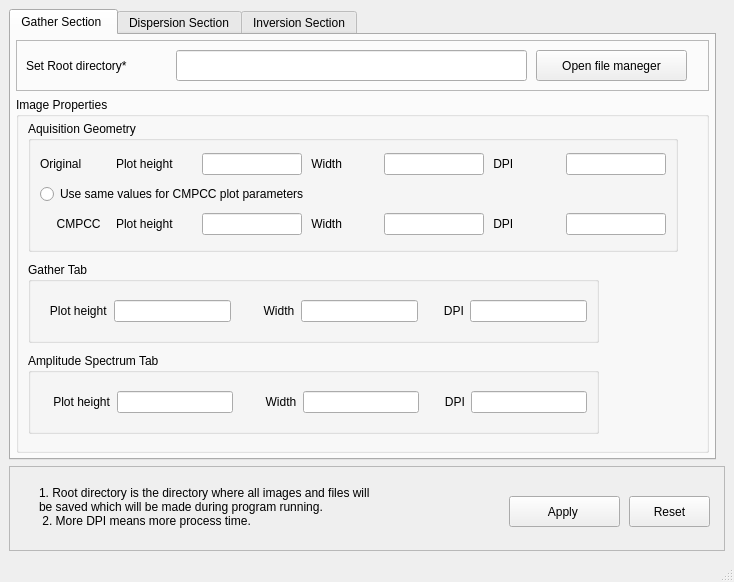
<?xml version="1.0" encoding="UTF-8"?>
<ui version="4.0">
 <class>MainWindow</class>
 <widget class="QMainWindow" name="MainWindow">
  <property name="geometry">
   <rect>
    <x>0</x>
    <y>0</y>
    <width>734</width>
    <height>582</height>
   </rect>
  </property>
  <property name="windowTitle">
   <string>SurfWaver - Preference edit</string>
  </property>
  <property name="windowIcon">
   <iconset>
    <normaloff>../icons/logo.png</normaloff>../icons/logo.png</iconset>
  </property>
  <widget class="QWidget" name="centralwidget">
   <layout class="QVBoxLayout" name="verticalLayout_5">
    <item>
     <widget class="QTabWidget" name="tabWidget">
      <property name="maximumSize">
       <size>
        <width>707</width>
        <height>451</height>
       </size>
      </property>
      <property name="styleSheet">
       <string notr="true">font: 75 10pt &quot;Verdana&quot;;</string>
      </property>
      <property name="currentIndex">
       <number>0</number>
      </property>
      <widget class="QWidget" name="tab">
       <attribute name="title">
        <string>Gather Section </string>
       </attribute>
       <layout class="QVBoxLayout" name="verticalLayout">
        <property name="leftMargin">
         <number>5</number>
        </property>
        <property name="topMargin">
         <number>5</number>
        </property>
        <property name="rightMargin">
         <number>5</number>
        </property>
        <property name="bottomMargin">
         <number>5</number>
        </property>
        <item>
         <widget class="QFrame" name="frame_2">
          <property name="maximumSize">
           <size>
            <width>16777215</width>
            <height>51</height>
           </size>
          </property>
          <property name="frameShape">
           <enum>QFrame::StyledPanel</enum>
          </property>
          <property name="frameShadow">
           <enum>QFrame::Raised</enum>
          </property>
          <widget class="QLabel" name="label">
           <property name="geometry">
            <rect>
             <x>10</x>
             <y>10</y>
             <width>131</width>
             <height>31</height>
            </rect>
           </property>
           <property name="maximumSize">
            <size>
             <width>131</width>
             <height>31</height>
            </size>
           </property>
           <property name="text">
            <string>Set Root directory*</string>
           </property>
          </widget>
          <widget class="QLineEdit" name="rootdir">
           <property name="geometry">
            <rect>
             <x>160</x>
             <y>10</y>
             <width>351</width>
             <height>31</height>
            </rect>
           </property>
          </widget>
          <widget class="QPushButton" name="gs_selct_dir_btn">
           <property name="geometry">
            <rect>
             <x>520</x>
             <y>10</y>
             <width>151</width>
             <height>31</height>
            </rect>
           </property>
           <property name="minimumSize">
            <size>
             <width>151</width>
             <height>31</height>
            </size>
           </property>
           <property name="maximumSize">
            <size>
             <width>151</width>
             <height>31</height>
            </size>
           </property>
           <property name="text">
            <string>Open file maneger</string>
           </property>
          </widget>
         </widget>
        </item>
        <item>
         <widget class="QGroupBox" name="groupBox">
          <property name="title">
           <string>Image Properties</string>
          </property>
          <layout class="QVBoxLayout" name="verticalLayout_2">
           <property name="leftMargin">
            <number>9</number>
           </property>
           <property name="topMargin">
            <number>0</number>
           </property>
           <property name="bottomMargin">
            <number>9</number>
           </property>
           <item>
            <widget class="QGroupBox" name="groupBox_2">
             <property name="maximumSize">
              <size>
               <width>650</width>
               <height>131</height>
              </size>
             </property>
             <property name="title">
              <string>Aquisition Geometry</string>
             </property>
             <layout class="QGridLayout" name="gridLayout">
              <item row="0" column="0">
               <widget class="QLabel" name="label_26">
                <property name="text">
                 <string>Original        </string>
                </property>
               </widget>
              </item>
              <item row="0" column="6">
               <widget class="QLineEdit" name="gsagoridpi">
                <property name="minimumSize">
                 <size>
                  <width>100</width>
                  <height>0</height>
                 </size>
                </property>
                <property name="maximumSize">
                 <size>
                  <width>100</width>
                  <height>16777215</height>
                 </size>
                </property>
               </widget>
              </item>
              <item row="0" column="5">
               <widget class="QLabel" name="label_23">
                <property name="text">
                 <string> DPI</string>
                </property>
               </widget>
              </item>
              <item row="2" column="1">
               <widget class="QLabel" name="label_20">
                <property name="text">
                 <string>Plot height</string>
                </property>
               </widget>
              </item>
              <item row="2" column="3">
               <widget class="QLabel" name="label_19">
                <property name="maximumSize">
                 <size>
                  <width>78</width>
                  <height>22</height>
                 </size>
                </property>
                <property name="text">
                 <string> Width</string>
                </property>
               </widget>
              </item>
              <item row="1" column="0" colspan="4">
               <widget class="QRadioButton" name="radioButton">
                <property name="text">
                 <string>Use same values for CMPCC plot parameters</string>
                </property>
               </widget>
              </item>
              <item row="2" column="2">
               <widget class="QLineEdit" name="gsagcmpcch">
                <property name="minimumSize">
                 <size>
                  <width>100</width>
                  <height>0</height>
                 </size>
                </property>
                <property name="maximumSize">
                 <size>
                  <width>100</width>
                  <height>16777215</height>
                 </size>
                </property>
               </widget>
              </item>
              <item row="2" column="4">
               <widget class="QLineEdit" name="gsagcmpccw">
                <property name="minimumSize">
                 <size>
                  <width>100</width>
                  <height>0</height>
                 </size>
                </property>
                <property name="maximumSize">
                 <size>
                  <width>100</width>
                  <height>16777215</height>
                 </size>
                </property>
               </widget>
              </item>
              <item row="0" column="4">
               <widget class="QLineEdit" name="gsagoriw">
                <property name="minimumSize">
                 <size>
                  <width>100</width>
                  <height>0</height>
                 </size>
                </property>
                <property name="maximumSize">
                 <size>
                  <width>100</width>
                  <height>16777215</height>
                 </size>
                </property>
               </widget>
              </item>
              <item row="0" column="2">
               <widget class="QLineEdit" name="gsagorih">
                <property name="minimumSize">
                 <size>
                  <width>100</width>
                  <height>0</height>
                 </size>
                </property>
                <property name="maximumSize">
                 <size>
                  <width>100</width>
                  <height>16777215</height>
                 </size>
                </property>
               </widget>
              </item>
              <item row="2" column="6">
               <widget class="QLineEdit" name="gsagcmpccdpi">
                <property name="minimumSize">
                 <size>
                  <width>100</width>
                  <height>0</height>
                 </size>
                </property>
                <property name="maximumSize">
                 <size>
                  <width>100</width>
                  <height>16777215</height>
                 </size>
                </property>
               </widget>
              </item>
              <item row="0" column="1">
               <widget class="QLabel" name="label_24">
                <property name="minimumSize">
                 <size>
                  <width>80</width>
                  <height>0</height>
                 </size>
                </property>
                <property name="text">
                 <string>Plot height</string>
                </property>
               </widget>
              </item>
              <item row="0" column="3">
               <widget class="QLabel" name="label_21">
                <property name="text">
                 <string> Width</string>
                </property>
               </widget>
              </item>
              <item row="2" column="0">
               <widget class="QLabel" name="label_22">
                <property name="text">
                 <string>     CMPCC  </string>
                </property>
               </widget>
              </item>
              <item row="2" column="5">
               <widget class="QLabel" name="label_25">
                <property name="text">
                 <string> DPI</string>
                </property>
               </widget>
              </item>
             </layout>
            </widget>
           </item>
           <item>
            <widget class="QGroupBox" name="groupBox_3">
             <property name="maximumSize">
              <size>
               <width>571</width>
               <height>81</height>
              </size>
             </property>
             <property name="title">
              <string>Gather Tab</string>
             </property>
             <layout class="QGridLayout" name="gridLayout_2">
              <item row="0" column="0">
               <widget class="QLabel" name="label_29">
                <property name="text">
                 <string>   Plot height</string>
                </property>
               </widget>
              </item>
              <item row="0" column="1">
               <widget class="QLineEdit" name="gsgth"/>
              </item>
              <item row="0" column="2">
               <widget class="QLabel" name="label_27">
                <property name="text">
                 <string>        Width</string>
                </property>
               </widget>
              </item>
              <item row="0" column="3">
               <widget class="QLineEdit" name="gsgtw"/>
              </item>
              <item row="0" column="4">
               <widget class="QLabel" name="label_28">
                <property name="text">
                 <string>      DPI</string>
                </property>
               </widget>
              </item>
              <item row="0" column="5">
               <widget class="QLineEdit" name="gsgtdpi"/>
              </item>
             </layout>
            </widget>
           </item>
           <item>
            <widget class="QGroupBox" name="groupBox_4">
             <property name="maximumSize">
              <size>
               <width>571</width>
               <height>81</height>
              </size>
             </property>
             <property name="title">
              <string>Amplitude Spectrum Tab</string>
             </property>
             <layout class="QGridLayout" name="gridLayout_3">
              <item row="0" column="4">
               <widget class="QLabel" name="label_32">
                <property name="text">
                 <string>      DPI</string>
                </property>
               </widget>
              </item>
              <item row="0" column="0">
               <widget class="QLabel" name="label_30">
                <property name="text">
                 <string>    Plot height</string>
                </property>
               </widget>
              </item>
              <item row="0" column="2">
               <widget class="QLabel" name="label_31">
                <property name="text">
                 <string>        Width</string>
                </property>
               </widget>
              </item>
              <item row="0" column="5">
               <widget class="QLineEdit" name="gsastdpi"/>
              </item>
              <item row="0" column="1">
               <widget class="QLineEdit" name="gsasth"/>
              </item>
              <item row="0" column="3">
               <widget class="QLineEdit" name="gsastw"/>
              </item>
             </layout>
            </widget>
           </item>
          </layout>
         </widget>
        </item>
       </layout>
      </widget>
      <widget class="QWidget" name="tab_2">
       <attribute name="title">
        <string>Dispersion Section</string>
       </attribute>
       <layout class="QVBoxLayout" name="verticalLayout_3">
        <item>
         <widget class="QGroupBox" name="DataDispGrpBox">
          <property name="maximumSize">
           <size>
            <width>683</width>
            <height>111</height>
           </size>
          </property>
          <property name="styleSheet">
           <string notr="true">font: 75 12pt &quot;Verdana&quot;;</string>
          </property>
          <property name="title">
           <string>Dispersion Parameters</string>
          </property>
          <layout class="QGridLayout" name="gridLayout_4">
           <item row="0" column="0" colspan="2">
            <widget class="QLabel" name="label_18">
             <property name="styleSheet">
              <string notr="true">font: 10pt &quot;Calibri&quot;;</string>
             </property>
             <property name="text">
              <string>Trim             Start</string>
             </property>
            </widget>
           </item>
           <item row="0" column="2">
            <widget class="QLineEdit" name="trStrt_edt">
             <property name="maximumSize">
              <size>
               <width>100</width>
               <height>16777215</height>
              </size>
             </property>
             <property name="styleSheet">
              <string notr="true">background:rgb(255, 255, 255)</string>
             </property>
             <property name="text">
              <string>0.0</string>
             </property>
            </widget>
           </item>
           <item row="0" column="3">
            <widget class="QLabel" name="label_4">
             <property name="styleSheet">
              <string notr="true">font: 10pt &quot;Calibri&quot;;</string>
             </property>
             <property name="text">
              <string> End</string>
             </property>
            </widget>
           </item>
           <item row="0" column="4">
            <widget class="QLineEdit" name="trEnd_edt">
             <property name="maximumSize">
              <size>
               <width>100</width>
               <height>16777215</height>
              </size>
             </property>
             <property name="styleSheet">
              <string notr="true">background:rgb(255, 255, 255)</string>
             </property>
             <property name="text">
              <string>1.0</string>
             </property>
            </widget>
           </item>
           <item row="0" column="5">
            <widget class="QLabel" name="label_12">
             <property name="styleSheet">
              <string notr="true">font: 10pt &quot;Cambria&quot;;</string>
             </property>
             <property name="text">
              <string>Noise</string>
             </property>
            </widget>
           </item>
           <item row="0" column="6">
            <widget class="QLabel" name="label_11">
             <property name="styleSheet">
              <string notr="true">font: 10pt &quot;Calibri&quot;;</string>
             </property>
             <property name="text">
              <string>Start</string>
             </property>
            </widget>
           </item>
           <item row="0" column="7" colspan="2">
            <widget class="QLineEdit" name="nStrt_edt">
             <property name="maximumSize">
              <size>
               <width>100</width>
               <height>16777215</height>
              </size>
             </property>
             <property name="styleSheet">
              <string notr="true">background:rgb(255, 255, 255)</string>
             </property>
             <property name="text">
              <string>0.6</string>
             </property>
            </widget>
           </item>
           <item row="0" column="9">
            <widget class="QLabel" name="label_10">
             <property name="styleSheet">
              <string notr="true">font: 10pt &quot;Calibri&quot;;</string>
             </property>
             <property name="text">
              <string>End</string>
             </property>
            </widget>
           </item>
           <item row="0" column="10">
            <widget class="QLineEdit" name="nEnd_edt">
             <property name="maximumSize">
              <size>
               <width>100</width>
               <height>16777215</height>
              </size>
             </property>
             <property name="styleSheet">
              <string notr="true">background:rgb(255, 255, 255)</string>
             </property>
             <property name="text">
              <string>0.9</string>
             </property>
            </widget>
           </item>
           <item row="1" column="0">
            <widget class="QLabel" name="label_6">
             <property name="styleSheet">
              <string notr="true">font: 10pt &quot;Cambria&quot;;</string>
             </property>
             <property name="text">
              <string>Frequency</string>
             </property>
            </widget>
           </item>
           <item row="1" column="1">
            <widget class="QLabel" name="label_13">
             <property name="styleSheet">
              <string notr="true">font: 10pt &quot;Calibri&quot;;</string>
             </property>
             <property name="text">
              <string> Min</string>
             </property>
            </widget>
           </item>
           <item row="1" column="2">
            <widget class="QLineEdit" name="fMin_edt">
             <property name="maximumSize">
              <size>
               <width>100</width>
               <height>16777215</height>
              </size>
             </property>
             <property name="styleSheet">
              <string notr="true">background:rgb(255, 255, 255)</string>
             </property>
             <property name="text">
              <string>10</string>
             </property>
            </widget>
           </item>
           <item row="1" column="3">
            <widget class="QLabel" name="label_5">
             <property name="styleSheet">
              <string notr="true">font: 10pt &quot;Calibri&quot;;</string>
             </property>
             <property name="text">
              <string>Max</string>
             </property>
            </widget>
           </item>
           <item row="1" column="4">
            <widget class="QLineEdit" name="fmax_edt">
             <property name="maximumSize">
              <size>
               <width>100</width>
               <height>16777215</height>
              </size>
             </property>
             <property name="styleSheet">
              <string notr="true">background:rgb(255, 255, 255)</string>
             </property>
             <property name="text">
              <string>100</string>
             </property>
            </widget>
           </item>
           <item row="1" column="5">
            <widget class="QLabel" name="label_14">
             <property name="styleSheet">
              <string notr="true">font: 10pt &quot;Cambria&quot;;</string>
             </property>
             <property name="text">
              <string>Velocity</string>
             </property>
            </widget>
           </item>
           <item row="1" column="6">
            <widget class="QLabel" name="label_17">
             <property name="styleSheet">
              <string notr="true">font: 10pt &quot;Calibri&quot;;</string>
             </property>
             <property name="text">
              <string>Min</string>
             </property>
            </widget>
           </item>
           <item row="1" column="7" colspan="2">
            <widget class="QLineEdit" name="vMin_edt">
             <property name="maximumSize">
              <size>
               <width>100</width>
               <height>16777215</height>
              </size>
             </property>
             <property name="styleSheet">
              <string notr="true">background:rgb(255, 255, 255)</string>
             </property>
             <property name="text">
              <string>100</string>
             </property>
            </widget>
           </item>
           <item row="1" column="9">
            <widget class="QLabel" name="label_15">
             <property name="styleSheet">
              <string notr="true">font: 10pt &quot;Calibri&quot;;</string>
             </property>
             <property name="text">
              <string>Max</string>
             </property>
            </widget>
           </item>
           <item row="1" column="10">
            <widget class="QLineEdit" name="vMax_edt">
             <property name="maximumSize">
              <size>
               <width>100</width>
               <height>16777215</height>
              </size>
             </property>
             <property name="styleSheet">
              <string notr="true">background:rgb(255, 255, 255)</string>
             </property>
             <property name="text">
              <string>500</string>
             </property>
            </widget>
           </item>
           <item row="2" column="0">
            <widget class="QLabel" name="label_8">
             <property name="styleSheet">
              <string notr="true">font: 10pt &quot;Cambria&quot;;</string>
             </property>
             <property name="text">
              <string>Signal</string>
             </property>
            </widget>
           </item>
           <item row="2" column="1">
            <widget class="QLabel" name="label_9">
             <property name="styleSheet">
              <string notr="true">font: 10pt &quot;Calibri&quot;;</string>
             </property>
             <property name="text">
              <string>Start</string>
             </property>
            </widget>
           </item>
           <item row="2" column="2">
            <widget class="QLineEdit" name="sigStrt_edt">
             <property name="maximumSize">
              <size>
               <width>100</width>
               <height>16777215</height>
              </size>
             </property>
             <property name="styleSheet">
              <string notr="true">background:rgb(255, 255, 255)</string>
             </property>
             <property name="text">
              <string>0.0</string>
             </property>
            </widget>
           </item>
           <item row="2" column="3">
            <widget class="QLabel" name="label_7">
             <property name="styleSheet">
              <string notr="true">font: 10pt &quot;Calibri&quot;;</string>
             </property>
             <property name="text">
              <string>End</string>
             </property>
            </widget>
           </item>
           <item row="2" column="4">
            <widget class="QLineEdit" name="sigEnd_edt">
             <property name="maximumSize">
              <size>
               <width>100</width>
               <height>16777215</height>
              </size>
             </property>
             <property name="styleSheet">
              <string notr="true">background:rgb(255, 255, 255)</string>
             </property>
             <property name="text">
              <string>0.6</string>
             </property>
            </widget>
           </item>
           <item row="2" column="5" colspan="3">
            <widget class="QLabel" name="label_16">
             <property name="styleSheet">
              <string notr="true">font: 10pt &quot;Cambria&quot;;</string>
             </property>
             <property name="text">
              <string>Velocity steps</string>
             </property>
            </widget>
           </item>
           <item row="2" column="8">
            <widget class="QLineEdit" name="vstep">
             <property name="maximumSize">
              <size>
               <width>100</width>
               <height>16777215</height>
              </size>
             </property>
             <property name="styleSheet">
              <string notr="true">background:rgb(255, 255, 255)</string>
             </property>
             <property name="text">
              <string>100</string>
             </property>
            </widget>
           </item>
          </layout>
         </widget>
        </item>
        <item>
         <widget class="QGroupBox" name="groupBox_5">
          <property name="title">
           <string>Image Properties</string>
          </property>
          <widget class="QGroupBox" name="gsection">
           <property name="geometry">
            <rect>
             <x>10</x>
             <y>26</y>
             <width>571</width>
             <height>81</height>
            </rect>
           </property>
           <property name="maximumSize">
            <size>
             <width>571</width>
             <height>81</height>
            </size>
           </property>
           <property name="title">
            <string>Gather Section</string>
           </property>
           <layout class="QGridLayout" name="gridLayout_5">
            <item row="0" column="0">
             <widget class="QLabel" name="label_41">
              <property name="text">
               <string>   Plot height</string>
              </property>
             </widget>
            </item>
            <item row="0" column="5">
             <widget class="QLineEdit" name="dsgsdpi"/>
            </item>
            <item row="0" column="1">
             <widget class="QLineEdit" name="dsgsh"/>
            </item>
            <item row="0" column="2">
             <widget class="QLabel" name="label_42">
              <property name="text">
               <string>        Width</string>
              </property>
             </widget>
            </item>
            <item row="0" column="4">
             <widget class="QLabel" name="label_43">
              <property name="text">
               <string>      DPI</string>
              </property>
             </widget>
            </item>
            <item row="0" column="3">
             <widget class="QLineEdit" name="dsgsw"/>
            </item>
           </layout>
          </widget>
          <widget class="QGroupBox" name="groupBox_8">
           <property name="geometry">
            <rect>
             <x>10</x>
             <y>110</y>
             <width>571</width>
             <height>81</height>
            </rect>
           </property>
           <property name="maximumSize">
            <size>
             <width>571</width>
             <height>81</height>
            </size>
           </property>
           <property name="title">
            <string>Geometry Section</string>
           </property>
           <layout class="QGridLayout" name="gridLayout_6">
            <item row="0" column="4">
             <widget class="QLabel" name="label_44">
              <property name="text">
               <string>      DPI</string>
              </property>
             </widget>
            </item>
            <item row="0" column="0">
             <widget class="QLabel" name="label_45">
              <property name="text">
               <string>    Plot height</string>
              </property>
             </widget>
            </item>
            <item row="0" column="2">
             <widget class="QLabel" name="label_46">
              <property name="text">
               <string>        Width</string>
              </property>
             </widget>
            </item>
            <item row="0" column="5">
             <widget class="QLineEdit" name="dsgeosdpi"/>
            </item>
            <item row="0" column="1">
             <widget class="QLineEdit" name="dsgeosh"/>
            </item>
            <item row="0" column="3">
             <widget class="QLineEdit" name="dsgeosw"/>
            </item>
           </layout>
          </widget>
          <widget class="QGroupBox" name="groupBox_9">
           <property name="geometry">
            <rect>
             <x>10</x>
             <y>200</y>
             <width>571</width>
             <height>81</height>
            </rect>
           </property>
           <property name="maximumSize">
            <size>
             <width>571</width>
             <height>81</height>
            </size>
           </property>
           <property name="title">
            <string>Dispersion curve Section</string>
           </property>
           <layout class="QGridLayout" name="gridLayout_7">
            <item row="0" column="0">
             <widget class="QLabel" name="label_47">
              <property name="text">
               <string>   Plot height</string>
              </property>
             </widget>
            </item>
            <item row="0" column="1">
             <widget class="QLineEdit" name="dsdcsh"/>
            </item>
            <item row="0" column="2">
             <widget class="QLabel" name="label_48">
              <property name="text">
               <string>        Width</string>
              </property>
             </widget>
            </item>
            <item row="0" column="3">
             <widget class="QLineEdit" name="dsdcsw"/>
            </item>
            <item row="0" column="4">
             <widget class="QLabel" name="label_49">
              <property name="text">
               <string>      DPI</string>
              </property>
             </widget>
            </item>
            <item row="0" column="5">
             <widget class="QLineEdit" name="dsdcsdpi"/>
            </item>
           </layout>
          </widget>
         </widget>
        </item>
       </layout>
      </widget>
      <widget class="QWidget" name="tab_3">
       <attribute name="title">
        <string>Inversion Section</string>
       </attribute>
       <layout class="QVBoxLayout" name="verticalLayout_4">
        <item>
         <widget class="QGroupBox" name="groupBox_6">
          <property name="title">
           <string>Image Properties</string>
          </property>
          <widget class="QGroupBox" name="groupBox_10">
           <property name="geometry">
            <rect>
             <x>10</x>
             <y>26</y>
             <width>571</width>
             <height>81</height>
            </rect>
           </property>
           <property name="maximumSize">
            <size>
             <width>571</width>
             <height>81</height>
            </size>
           </property>
           <property name="title">
            <string>Dispersion curve Canvas</string>
           </property>
           <layout class="QGridLayout" name="gridLayout_8">
            <item row="0" column="0">
             <widget class="QLabel" name="label_50">
              <property name="text">
               <string>   Plot height</string>
              </property>
             </widget>
            </item>
            <item row="0" column="5">
             <widget class="QLineEdit" name="isdccdpi"/>
            </item>
            <item row="0" column="1">
             <widget class="QLineEdit" name="isdcch"/>
            </item>
            <item row="0" column="2">
             <widget class="QLabel" name="label_51">
              <property name="text">
               <string>        Width</string>
              </property>
             </widget>
            </item>
            <item row="0" column="4">
             <widget class="QLabel" name="label_52">
              <property name="text">
               <string>      DPI</string>
              </property>
             </widget>
            </item>
            <item row="0" column="3">
             <widget class="QLineEdit" name="isdccw"/>
            </item>
           </layout>
          </widget>
          <widget class="QGroupBox" name="groupBox_11">
           <property name="geometry">
            <rect>
             <x>10</x>
             <y>110</y>
             <width>571</width>
             <height>81</height>
            </rect>
           </property>
           <property name="maximumSize">
            <size>
             <width>571</width>
             <height>81</height>
            </size>
           </property>
           <property name="title">
            <string>Misfit canvas</string>
           </property>
           <layout class="QGridLayout" name="gridLayout_9">
            <item row="0" column="4">
             <widget class="QLabel" name="label_53">
              <property name="text">
               <string>      DPI</string>
              </property>
             </widget>
            </item>
            <item row="0" column="0">
             <widget class="QLabel" name="label_54">
              <property name="text">
               <string>    Plot height</string>
              </property>
             </widget>
            </item>
            <item row="0" column="2">
             <widget class="QLabel" name="label_55">
              <property name="text">
               <string>        Width</string>
              </property>
             </widget>
            </item>
            <item row="0" column="5">
             <widget class="QLineEdit" name="ismcdpi"/>
            </item>
            <item row="0" column="1">
             <widget class="QLineEdit" name="ismch"/>
            </item>
            <item row="0" column="3">
             <widget class="QLineEdit" name="ismcw"/>
            </item>
           </layout>
          </widget>
          <widget class="QGroupBox" name="groupBox_12">
           <property name="geometry">
            <rect>
             <x>10</x>
             <y>200</y>
             <width>571</width>
             <height>81</height>
            </rect>
           </property>
           <property name="maximumSize">
            <size>
             <width>571</width>
             <height>81</height>
            </size>
           </property>
           <property name="title">
            <string>Final model Canvas</string>
           </property>
           <layout class="QGridLayout" name="gridLayout_10">
            <item row="0" column="0">
             <widget class="QLabel" name="label_56">
              <property name="text">
               <string>   Plot height</string>
              </property>
             </widget>
            </item>
            <item row="0" column="1">
             <widget class="QLineEdit" name="isfmch"/>
            </item>
            <item row="0" column="2">
             <widget class="QLabel" name="label_57">
              <property name="text">
               <string>        Width</string>
              </property>
             </widget>
            </item>
            <item row="0" column="3">
             <widget class="QLineEdit" name="isfmcw"/>
            </item>
            <item row="0" column="4">
             <widget class="QLabel" name="label_58">
              <property name="text">
               <string>      DPI</string>
              </property>
             </widget>
            </item>
            <item row="0" column="5">
             <widget class="QLineEdit" name="isfmcdpi"/>
            </item>
           </layout>
          </widget>
         </widget>
        </item>
        <item>
         <widget class="QGroupBox" name="DataDispGrpBox_2">
          <property name="maximumSize">
           <size>
            <width>683</width>
            <height>110</height>
           </size>
          </property>
          <property name="styleSheet">
           <string notr="true">font: 75 10pt &quot;Verdana&quot;;</string>
          </property>
          <property name="title">
           <string>2d Inversion image properties</string>
          </property>
          <layout class="QVBoxLayout" name="verticalLayout_6">
           <item>
            <widget class="QGroupBox" name="groupBox_13">
             <property name="maximumSize">
              <size>
               <width>571</width>
               <height>81</height>
              </size>
             </property>
             <property name="title">
              <string>Model Canvas</string>
             </property>
             <layout class="QGridLayout" name="gridLayout_11">
              <item row="0" column="0">
               <widget class="QLabel" name="label_59">
                <property name="text">
                 <string>   Plot height</string>
                </property>
               </widget>
              </item>
              <item row="0" column="1">
               <widget class="QLineEdit" name="is2dmch"/>
              </item>
              <item row="0" column="2">
               <widget class="QLabel" name="label_60">
                <property name="text">
                 <string>        Width</string>
                </property>
               </widget>
              </item>
              <item row="0" column="3">
               <widget class="QLineEdit" name="is2dmcw"/>
              </item>
              <item row="0" column="4">
               <widget class="QLabel" name="label_61">
                <property name="text">
                 <string>      DPI</string>
                </property>
               </widget>
              </item>
              <item row="0" column="5">
               <widget class="QLineEdit" name="is2dmcdpi"/>
              </item>
             </layout>
            </widget>
           </item>
          </layout>
         </widget>
        </item>
       </layout>
      </widget>
     </widget>
    </item>
    <item>
     <widget class="QFrame" name="frame">
      <property name="maximumSize">
       <size>
        <width>735</width>
        <height>100</height>
       </size>
      </property>
      <property name="frameShape">
       <enum>QFrame::StyledPanel</enum>
      </property>
      <property name="frameShadow">
       <enum>QFrame::Raised</enum>
      </property>
      <widget class="QLabel" name="label_2">
       <property name="geometry">
        <rect>
         <x>30</x>
         <y>20</y>
         <width>331</width>
         <height>81</height>
        </rect>
       </property>
       <property name="text">
        <string>1. Root directory is the directory where all images and files will be saved which will be made during program running. 
 2. More DPI means more process time.</string>
       </property>
       <property name="alignment">
        <set>Qt::AlignLeading|Qt::AlignLeft|Qt::AlignTop</set>
       </property>
       <property name="wordWrap">
        <bool>true</bool>
       </property>
      </widget>
      <widget class="QPushButton" name="apply_btn">
       <property name="geometry">
        <rect>
         <x>500</x>
         <y>30</y>
         <width>111</width>
         <height>31</height>
        </rect>
       </property>
       <property name="text">
        <string>Apply </string>
       </property>
      </widget>
      <widget class="QPushButton" name="reset_btn">
       <property name="geometry">
        <rect>
         <x>620</x>
         <y>30</y>
         <width>81</width>
         <height>31</height>
        </rect>
       </property>
       <property name="text">
        <string>Reset</string>
       </property>
      </widget>
     </widget>
    </item>
   </layout>
  </widget>
  <widget class="QStatusBar" name="statusbar"/>
 </widget>
 <resources/>
 <connections/>
</ui>
